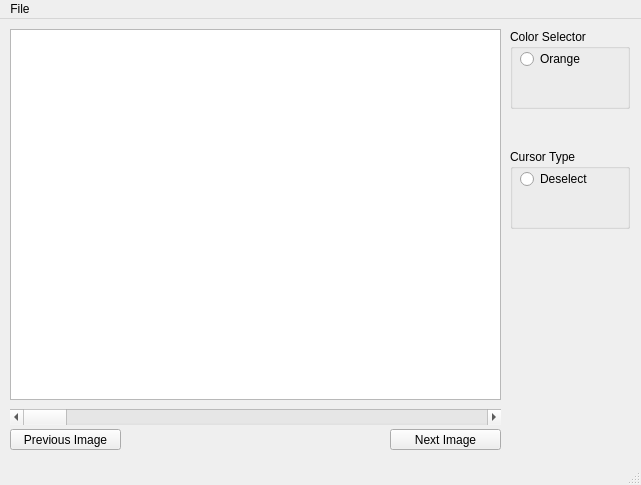
<?xml version="1.0" encoding="UTF-8"?>
<ui version="4.0">
 <class>MainWindow</class>
 <widget class="QMainWindow" name="MainWindow">
  <property name="geometry">
   <rect>
    <x>0</x>
    <y>0</y>
    <width>641</width>
    <height>485</height>
   </rect>
  </property>
  <property name="windowTitle">
   <string>MainWindow</string>
  </property>
  <widget class="QWidget" name="centralwidget">
   <widget class="QPushButton" name="pushButton">
    <property name="geometry">
     <rect>
      <x>390</x>
      <y>410</y>
      <width>111</width>
      <height>21</height>
     </rect>
    </property>
    <property name="text">
     <string>Next Image</string>
    </property>
   </widget>
   <widget class="QPushButton" name="pushButton_2">
    <property name="geometry">
     <rect>
      <x>10</x>
      <y>410</y>
      <width>111</width>
      <height>21</height>
     </rect>
    </property>
    <property name="text">
     <string>Previous Image</string>
    </property>
   </widget>
   <widget class="QGroupBox" name="groupBox">
    <property name="geometry">
     <rect>
      <x>510</x>
      <y>10</y>
      <width>120</width>
      <height>80</height>
     </rect>
    </property>
    <property name="title">
     <string>Color Selector</string>
    </property>
    <widget class="QRadioButton" name="radioButton">
     <property name="geometry">
      <rect>
       <x>10</x>
       <y>20</y>
       <width>100</width>
       <height>20</height>
      </rect>
     </property>
     <property name="text">
      <string>Orange</string>
     </property>
    </widget>
   </widget>
   <widget class="QScrollBar" name="horizontalScrollBar">
    <property name="geometry">
     <rect>
      <x>10</x>
      <y>390</y>
      <width>491</width>
      <height>16</height>
     </rect>
    </property>
    <property name="orientation">
     <enum>Qt::Horizontal</enum>
    </property>
   </widget>
   <widget class="QGraphicsView" name="graphicsView">
    <property name="geometry">
     <rect>
      <x>10</x>
      <y>10</y>
      <width>491</width>
      <height>371</height>
     </rect>
    </property>
   </widget>
   <widget class="QGroupBox" name="groupBox_2">
    <property name="geometry">
     <rect>
      <x>510</x>
      <y>130</y>
      <width>120</width>
      <height>80</height>
     </rect>
    </property>
    <property name="title">
     <string>Cursor Type</string>
    </property>
    <widget class="QRadioButton" name="radioButton_2">
     <property name="geometry">
      <rect>
       <x>10</x>
       <y>20</y>
       <width>100</width>
       <height>20</height>
      </rect>
     </property>
     <property name="text">
      <string>Deselect</string>
     </property>
    </widget>
   </widget>
  </widget>
  <widget class="QMenuBar" name="menubar">
   <property name="geometry">
    <rect>
     <x>0</x>
     <y>0</y>
     <width>641</width>
     <height>20</height>
    </rect>
   </property>
   <widget class="QMenu" name="menuFile">
    <property name="title">
     <string>File</string>
    </property>
    <addaction name="actionLoad_Log_file"/>
    <addaction name="actionSave_LUT_File"/>
   </widget>
   <addaction name="menuFile"/>
  </widget>
  <widget class="QStatusBar" name="statusbar"/>
  <action name="actionLoad_Log_file">
   <property name="text">
    <string>Load Log file...</string>
   </property>
  </action>
  <action name="actionSave_LUT_File">
   <property name="text">
    <string>Save LUT File</string>
   </property>
  </action>
 </widget>
 <resources/>
 <connections/>
</ui>
